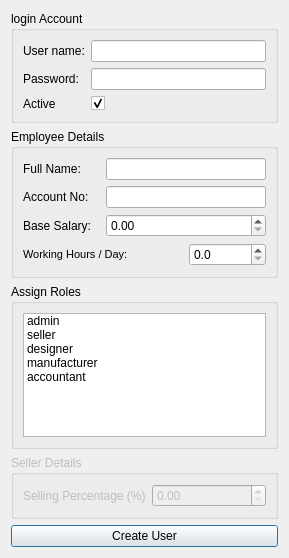
<?xml version="1.0" encoding="UTF-8"?>
<ui version="4.0">
 <class>UserCreationWidget</class>
 <widget class="QWidget" name="UserCreationWidget">
  <property name="enabled">
   <bool>true</bool>
  </property>
  <property name="geometry">
   <rect>
    <x>0</x>
    <y>0</y>
    <width>289</width>
    <height>558</height>
   </rect>
  </property>
  <property name="windowTitle">
   <string>Form</string>
  </property>
  <layout class="QGridLayout" name="gridLayout_5">
   <item row="1" column="0">
    <widget class="QGroupBox" name="employeeGroupBox">
     <property name="title">
      <string>Employee Details</string>
     </property>
     <layout class="QGridLayout" name="gridLayout_2">
      <item row="2" column="0">
       <widget class="QLabel" name="label_6">
        <property name="text">
         <string>Base Salary:</string>
        </property>
       </widget>
      </item>
      <item row="2" column="1" colspan="2">
       <widget class="QDoubleSpinBox" name="baseSalarySpinBox">
        <property name="decimals">
         <number>2</number>
        </property>
        <property name="maximum">
         <double>5000000.000000000000000</double>
        </property>
       </widget>
      </item>
      <item row="0" column="1" colspan="2">
       <widget class="QLineEdit" name="fullNameLineEdit"/>
      </item>
      <item row="1" column="1" colspan="2">
       <widget class="QLineEdit" name="accountNoLineEdit"/>
      </item>
      <item row="0" column="0">
       <widget class="QLabel" name="label_4">
        <property name="text">
         <string>Full Name:</string>
        </property>
       </widget>
      </item>
      <item row="3" column="0" colspan="2">
       <widget class="QLabel" name="label_7">
        <property name="inputMethodHints">
         <set>Qt::InputMethodHint::ImhMultiLine</set>
        </property>
        <property name="lineWidth">
         <number>1</number>
        </property>
        <property name="text">
         <string>&lt;html&gt;&lt;head/&gt;&lt;body&gt;&lt;p&gt;&lt;span style=&quot; font-size:8pt;&quot;&gt;Working Hours / Day:&lt;/span&gt;&lt;/p&gt;&lt;/body&gt;&lt;/html&gt;</string>
        </property>
       </widget>
      </item>
      <item row="3" column="2">
       <widget class="QDoubleSpinBox" name="workingHoursSpinBox">
        <property name="decimals">
         <number>1</number>
        </property>
        <property name="maximum">
         <double>30.000000000000000</double>
        </property>
       </widget>
      </item>
      <item row="1" column="0">
       <widget class="QLabel" name="label_5">
        <property name="text">
         <string>Account No:</string>
        </property>
       </widget>
      </item>
     </layout>
    </widget>
   </item>
   <item row="3" column="0">
    <widget class="QGroupBox" name="sellerGroupBox">
     <property name="enabled">
      <bool>false</bool>
     </property>
     <property name="title">
      <string>Seller Details</string>
     </property>
     <layout class="QGridLayout" name="gridLayout_4">
      <item row="0" column="0">
       <widget class="QLabel" name="label_8">
        <property name="text">
         <string>Selling Percentage (%)</string>
        </property>
       </widget>
      </item>
      <item row="0" column="1">
       <widget class="QDoubleSpinBox" name="sellingPercentageSpinBox"/>
      </item>
     </layout>
    </widget>
   </item>
   <item row="0" column="0">
    <widget class="QGroupBox" name="loginGroupBox">
     <property name="title">
      <string>login Account</string>
     </property>
     <layout class="QGridLayout" name="gridLayout">
      <item row="0" column="0">
       <widget class="QLabel" name="label">
        <property name="text">
         <string>User name:</string>
        </property>
       </widget>
      </item>
      <item row="0" column="1">
       <widget class="QLineEdit" name="usernameLineEdit"/>
      </item>
      <item row="1" column="0">
       <widget class="QLabel" name="label_2">
        <property name="text">
         <string>Password:</string>
        </property>
       </widget>
      </item>
      <item row="1" column="1">
       <widget class="QLineEdit" name="passwordLineEdit"/>
      </item>
      <item row="2" column="0">
       <widget class="QLabel" name="label_3">
        <property name="text">
         <string>Active</string>
        </property>
       </widget>
      </item>
      <item row="2" column="1">
       <widget class="QCheckBox" name="activeCheckBox">
        <property name="text">
         <string/>
        </property>
        <property name="checked">
         <bool>true</bool>
        </property>
       </widget>
      </item>
     </layout>
    </widget>
   </item>
   <item row="2" column="0">
    <widget class="QGroupBox" name="rolesGroupBox">
     <property name="title">
      <string>Assign Roles</string>
     </property>
     <layout class="QGridLayout" name="gridLayout_3">
      <item row="0" column="0">
       <widget class="QListWidget" name="rolesListWidget">
        <property name="selectionMode">
         <enum>QAbstractItemView::SelectionMode::MultiSelection</enum>
        </property>
        <item>
         <property name="text">
          <string>admin</string>
         </property>
        </item>
        <item>
         <property name="text">
          <string>seller</string>
         </property>
        </item>
        <item>
         <property name="text">
          <string>designer</string>
         </property>
        </item>
        <item>
         <property name="text">
          <string>manufacturer</string>
         </property>
        </item>
        <item>
         <property name="text">
          <string>accountant</string>
         </property>
        </item>
       </widget>
      </item>
     </layout>
    </widget>
   </item>
   <item row="4" column="0">
    <widget class="QPushButton" name="createUserButton">
     <property name="text">
      <string>Create User</string>
     </property>
     <property name="autoDefault">
      <bool>false</bool>
     </property>
     <property name="default">
      <bool>true</bool>
     </property>
     <property name="flat">
      <bool>false</bool>
     </property>
    </widget>
   </item>
  </layout>
 </widget>
 <resources/>
 <connections/>
</ui>
